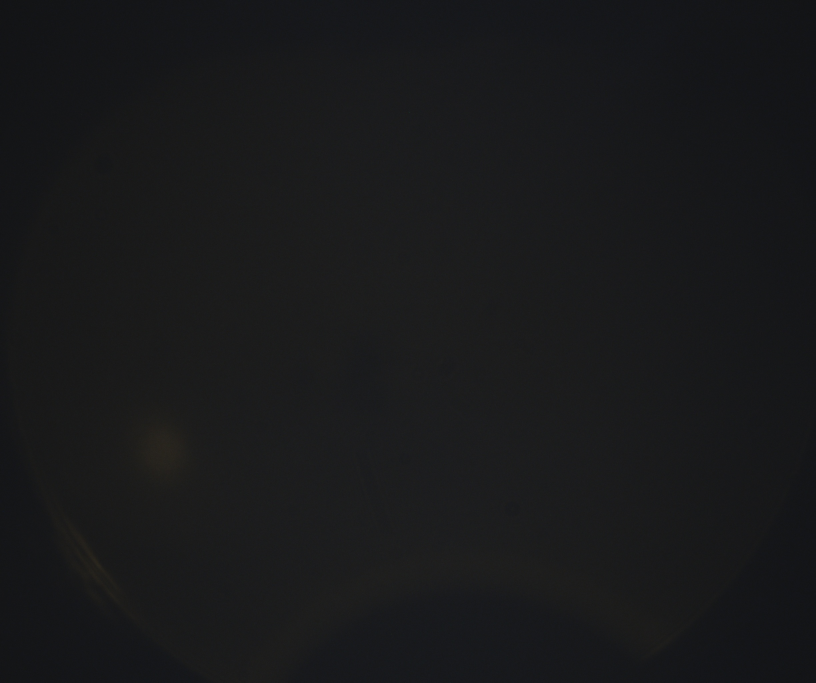
#> input picture TestImages/000.jpg, 2448 x 2048 px (shown at 1/3 size)
$ python -i analyzeBrightSpot.py   (imports and definitions only)
#> lines starting #> are read from the running program, lines starting #| are printed output that depends on the picture
import numpy as np
from skimage.color import rgb2gray
from skimage.transform import resize
# [5 lines of commented-out code are left out]


class BrightSpotDetector:

    def __init__(self, image, rescaleFactor=5):
#> called with rescaleFactor = 5
        self.image = image
        if self.imageIsGrayscale():
            self.grayImage = image
        else:
            self.grayImage = rgb2gray(image)
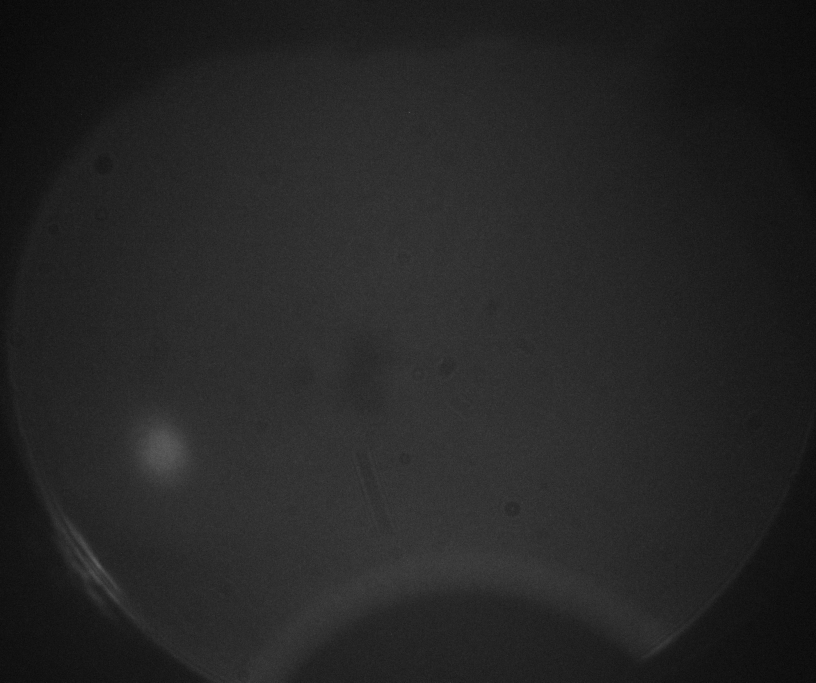
#> self.grayImage: shape (2048, 2448) float64 (shown at 1/3 size); min 0.0664, max 0.294, mean 0.1; drawn with min black and max white
        self.rescaleFactor = rescaleFactor
        self.grayImage = self.getGrayRescaledImage()

    def imageIsGrayscale(self):
        return len(self.image.shape) == 2

    # [39 lines left out: functions getBrightSpot, findBrightSpot, not called in this run]

    def getGrayRescaledImage(self):
        ySize = self.image.shape[0]//self.rescaleFactor
#> ySize = 409
        xSize = self.image.shape[1]//self.rescaleFactor
#> xSize = 489
        outputSize = ySize, xSize
#> outputSize = (409, 489)
        return resize(self.grayImage, outputSize)
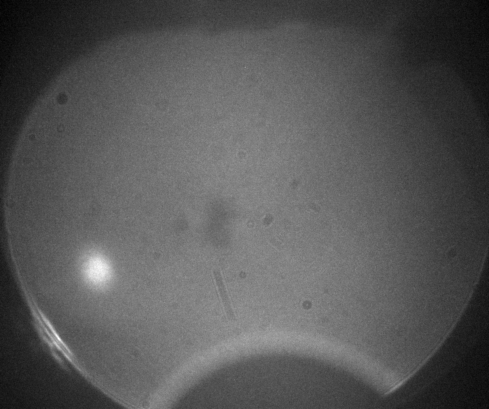
#> returned value: shape (409, 489) float64; min 0.0752, max 0.149, mean 0.1; drawn with min black and max white

    # [7 lines left out: function upscaleResult, not called in this run]


class EllipseDetector:
    """
    The relative size of the ellipse is defined as a fraction of the largest
    side of the input image.
    Ellipse orientation in radians, counterclockwise.

    This is the order in which this should be used:
        detector = EllipseDetector(image)
        detector.preProcessImage()
        bestEllipse = detector.findBestEllipse()
        (xCenter, yCenter), minorAxis, majorAxis, orientation = bestEllipse
    """
    # [12 lines left out: function __init__, not called in this run]

    def imageIsGrayscale(self):
        return len(self.image.shape) == 2

    # [37 lines left out: functions preProcessImage, findBestEllipse, getBestHoughEllipseResult, not called in this run]

    def applyCannyFilter(self, grayImage):
        return canny(grayImage)

    # [62 lines left out: functions defineEllipseExpectedSize, ellipseHasTheRightSize, doLeastSquaresEllipseFit, getLeastSquaresEllipseFit, not called in this run]

    def doGammaCorrection(self, gamma):
        correctedImage = adjust_gamma(self.grayImage, gamma=gamma)
        return correctedImage

    # [27 lines left out: functions applyHoughTransform, sortBestHoughEllipse, getBestEllipseParameters, not called in this run]


class ZiliaONHDetector(EllipseDetector):
    """
    The relative size of the ellipse is defined as a fraction of the largest
    side of the input image.
    Ellipse orientation in radians, counterclockwise.

    This is the order in which this should be used:
        onhDetector = ZiliaONHDetector(image)
        onhDetector.getParamsCorrections(highGamma=3, gammaThresh=0.5)
        onhDetector.preProcessImage()
        bestEllipse = onhDetector.findOpticNerveHead()
        (xCenter, yCenter), minorAxis, majorAxis, orientation = bestEllipse
    """
    # [76 lines left out: functions __init__, getParamsCorrections, preProcessImage, findOpticNerveHead, detectGammaNecessity, getGrayRescaledImage, not called in this run]

    def getThreshold(self):
        # From 0 to 1
        return threshold_otsu(self.grayImage)

    def applyCannyFilter(self, grayImage):
        binaryImage = self.grayImage > self.threshold
        return canny(binaryImage)

    # [7 lines left out: function upscaleResult, not called in this run]

>>> import cv2
>>> picture = cv2.cvtColor(cv2.imread('TestImages/000.jpg'), cv2.COLOR_BGR2RGB)
>>> result = BrightSpotDetector(picture).getGrayRescaledImage()

$ run again, on TestImages/001.jpg
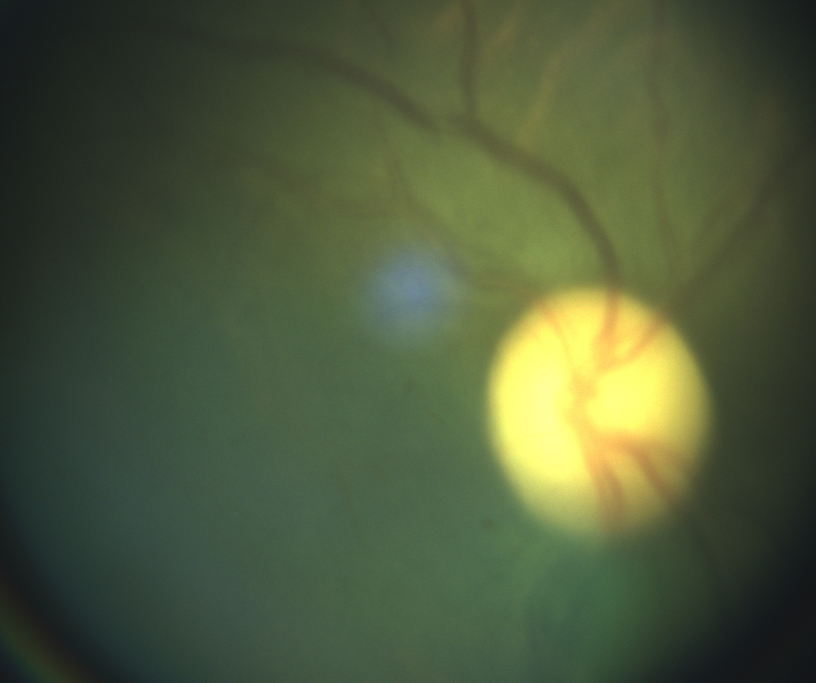
#> input picture TestImages/001.jpg, 2448 x 2048 px (shown at 1/3 size)
#> in __init__, `self.grayImage = rgb2gray(image)`:
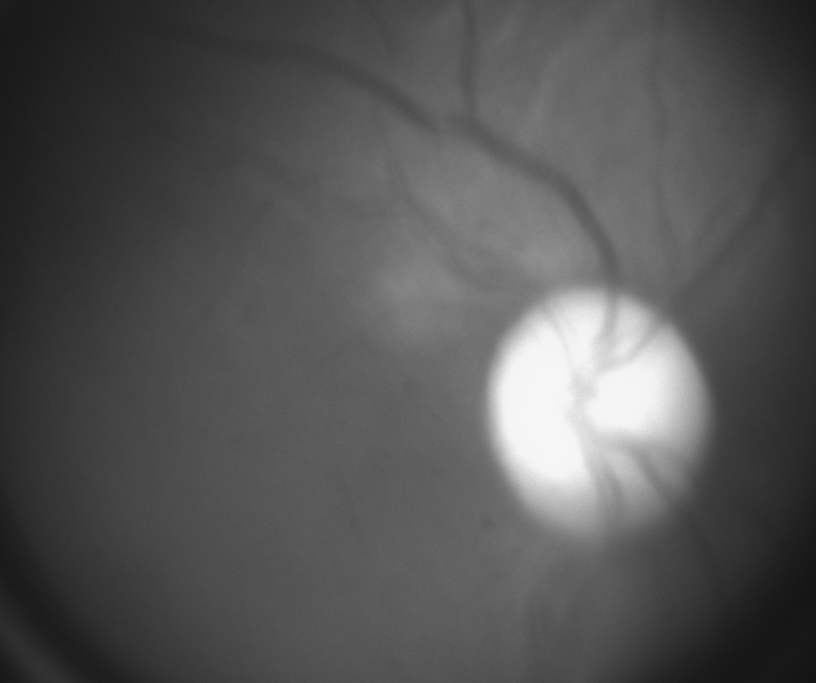
#> self.grayImage: shape (2048, 2448) float64 (shown at 1/3 size); min 0.0742, max 0.975, mean 0.336
#> in getGrayRescaledImage, `return resize(self.grayImage, outputSize)`:
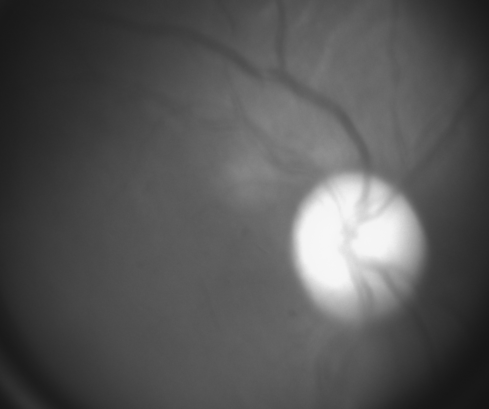
#> returned value: shape (409, 489) float64; min 0.0803, max 0.971, mean 0.336
